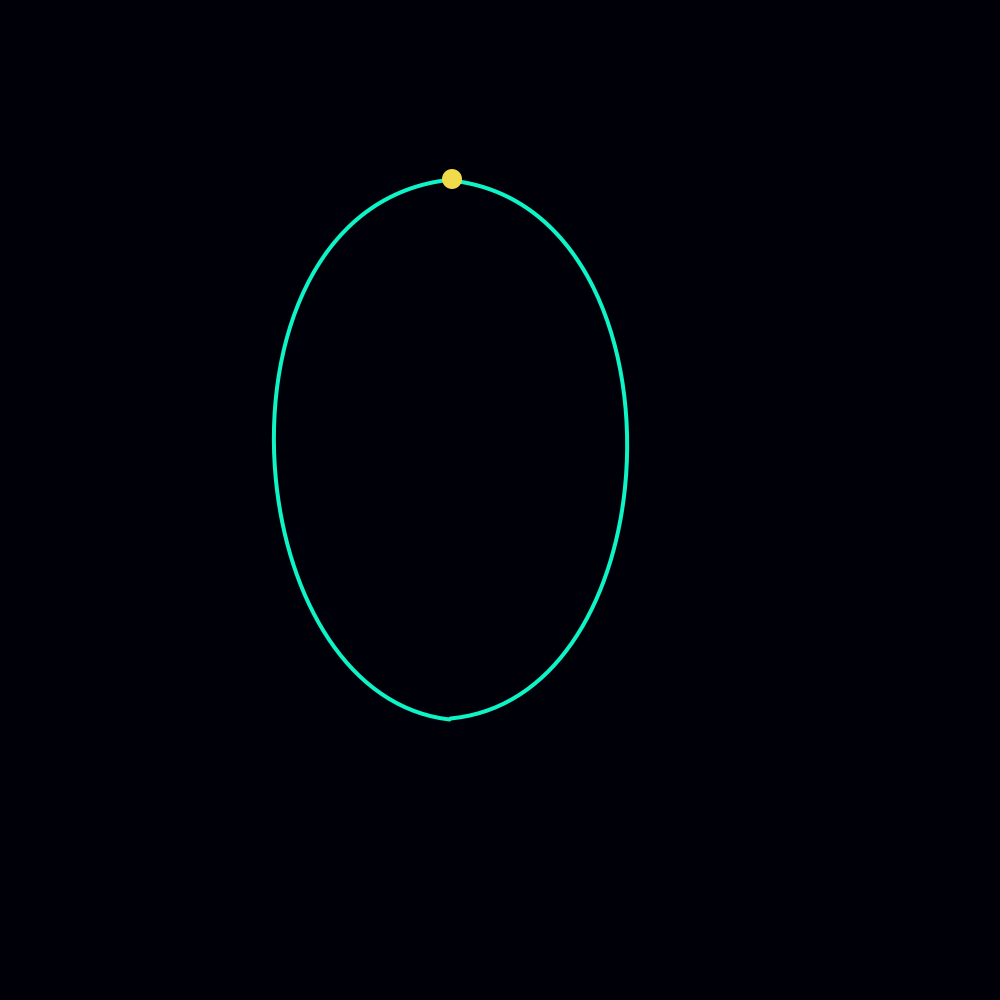
Frame 1 (no input)
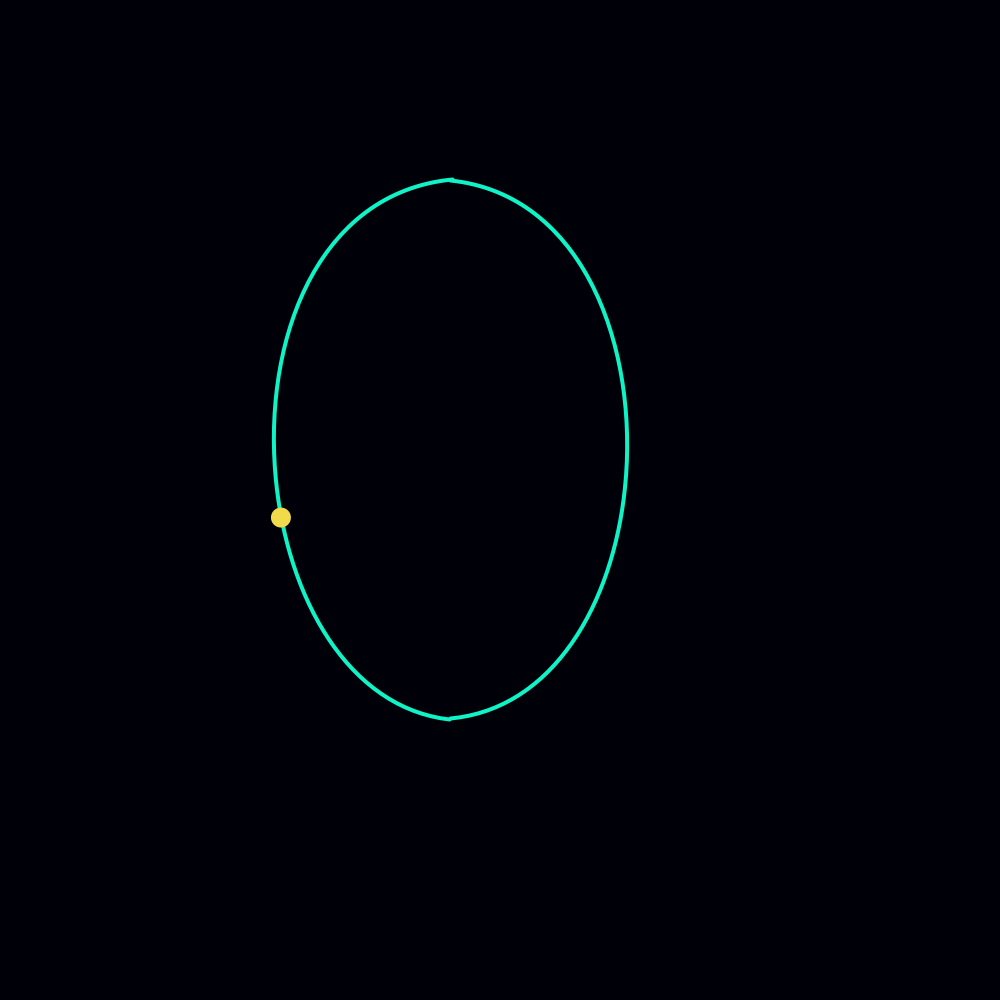
Frame 60 (the mouse pressed at the canvas centre just before this capture)
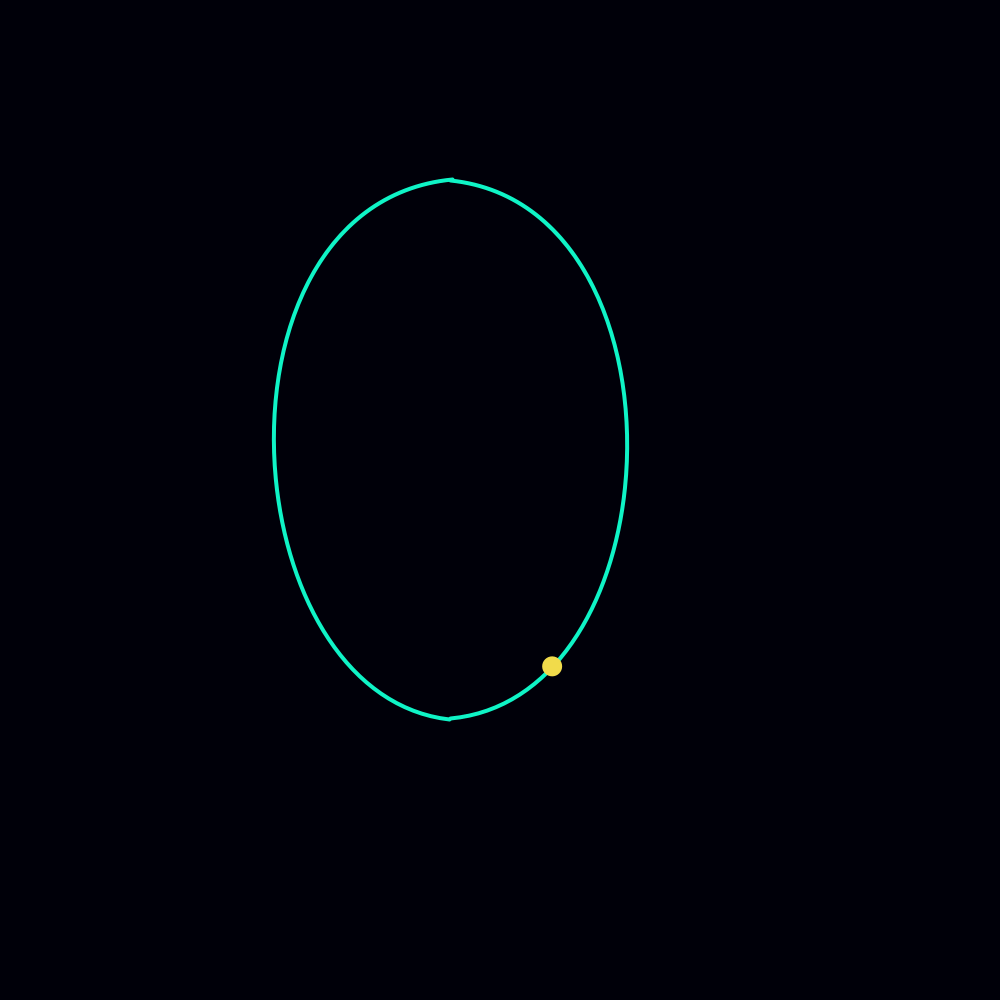
Frame 120 (the mouse held since frame 60 and released just before this capture)

The Processing sketch that drew these frames (run headless with seeded random() and noise(); from frame 60 on, the mouse is pressed at the canvas centre):

// Processing sketch: Day_060
// ── Day_060.pde
float t = 0;

int path = 0;
void setup() {
  size(1000, 1000);
}

void draw() {
  background(#000009);

  noFill();

  stroke(#731DD8);
  stroke(#0FF4C6);
  strokeWeight(4);

  // 贝塞尔曲线

  bezier(452, 179, 200, 203, 229, 694, 449, 719);
  bezier(450, 180, 693, 205, 678, 697, 450, 718);

  // https://processing.org/reference/bezierPoint_.html
  // 根据 t 值比例，计算 x 和 y

  float x = 0;
  float y = 0;

  if (path == 0) {
    x = bezierPoint(452, 200, 229, 449, t);
    y = bezierPoint(179, 203, 694, 719, t);
  } else if (path == 1) {
    x = bezierPoint(450, 678, 693, 450, t);
    y = bezierPoint(718, 697, 205, 180, t);
  }

  noStroke();
  fill(#F1DB4B);

  circle(x, y, 20);
  t += 0.01;

  //if (t >= 1) {
  //  t = 0;
  //  if (path == 0) {
  //    path = 1;
  //  } else if (path == 1) {
  //    path = 0;
  //  }
  //}

  // 因为是两段路径，也可以用加1取余的方式来实现路径首尾循环
  if (t >= 1) {
    t = 0;
    path = (path + 1) % 2;
  }
}
